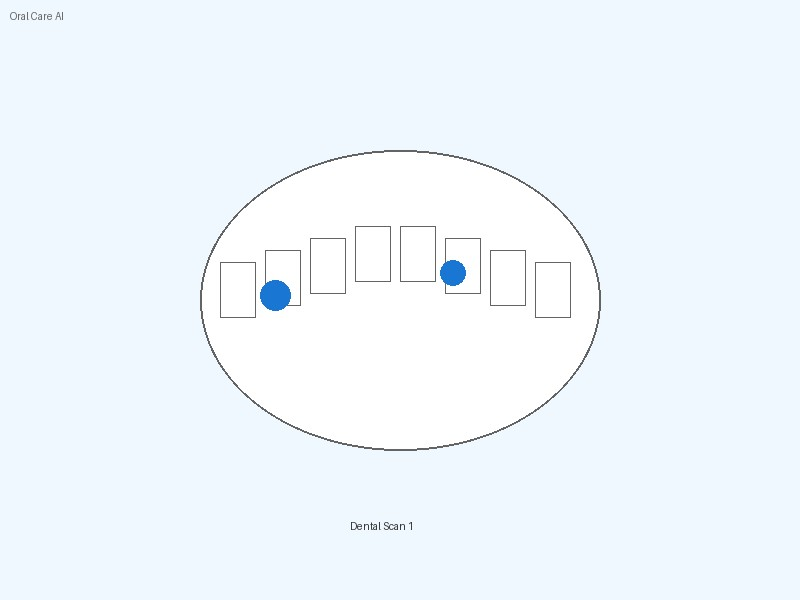
#> input picture ml-model/datasets/teeth_detection/images/train/sample1.jpg, 800 x 600 px, found by its file name
$ python roboflow_detector.py
#> lines starting #> are read from the running program, lines starting #| are printed output that depends on the picture; after the words box and inside, x2 and y2 are one past the last pixel; in counts of white or black regions, pixels touching at a corner belong together
### ml-model/visual_analyzer.py
"""
Visual Analysis Module for Dental Images
=========================================
Uses color and texture analysis to detect dental conditions
when the ML model predictions are unreliable.

This supplements the ML model with rule-based visual analysis.
"""

import numpy as np
from PIL import Image
import io
from typing import Dict, Union, Tuple
from pathlib import Path


class VisualDentalAnalyzer:
    """
    Analyzes dental images using color and texture features
    to detect tartar, decay, and overall dental health.
    """

    def __init__(self):
        # Color ranges for different conditions (in HSV)
        # Tartar/Calculus: Yellow-brown deposits
        self.tartar_hue_range = (15, 45)  # Yellow-brown hues
        self.tartar_sat_min = 30  # Minimum saturation

        # Decay/Caries: Dark brown to black spots
        self.decay_value_max = 80  # Dark areas
        self.decay_sat_range = (20, 100)

        # Healthy teeth: White/off-white
        self.healthy_sat_max = 30  # Low saturation (white)
        self.healthy_value_min = 180  # Bright

        # Gum inflammation: Red/pink areas
        self.inflammation_hue_range = (0, 15)  # Red hues
        self.inflammation_sat_min = 40

    def analyze(self, image: Union[str, bytes, Image.Image, np.ndarray]) -> Dict:
        """
        Analyze dental image for visual indicators of conditions.

        Returns:
            Dict with detected conditions and confidence scores
        """
        # Load image
        img = self._load_image(image)
        img_array = np.array(img)

        # Convert to HSV for color analysis
        hsv = self._rgb_to_hsv(img_array)

        # Analyze different conditions
        tartar_score = self._detect_tartar(hsv, img_array)
        decay_score = self._detect_decay(hsv, img_array)
        healthy_score = self._detect_healthy(hsv, img_array)
        inflammation_score = self._detect_inflammation(hsv, img_array)

        # Calculate overall health score - EXTREMELY AGGRESSIVE penalties
        # Higher tartar/decay = MUCH lower health

        # Base health from healthy tooth detection
        base_health = healthy_score * 70 + 15  # 15-85 range (lower ceiling)

        # VERY AGGRESSIVE penalties for detected conditions
        decay_penalty = decay_score * 80  # Decay is most serious
        tartar_penalty = tartar_score * 70  # Tartar is very serious
        inflammation_penalty = inflammation_score * 40

        # Combined penalty (can exceed 100)
        total_penalty = decay_penalty + tartar_penalty + inflammation_penalty

        # Apply penalty
        overall_health = max(5, base_health - total_penalty)

        # EXTRA penalty for multiple conditions
        conditions_detected = sum([
            1 if decay_score > 0.25 else 0,  # Lower threshold
            1 if tartar_score > 0.25 else 0,
            1 if inflammation_score > 0.25 else 0
        ])
        if conditions_detected >= 2:
            overall_health = min(overall_health, 20)  # Cap at 20% for multiple conditions
        if conditions_detected >= 3:
            overall_health = min(overall_health, 12)  # Cap at 12% for all conditions

        # Severe single condition cap - MUCH LOWER
        if decay_score > 0.5 or tartar_score > 0.5:
            overall_health = min(overall_health, 18)  # Cap at 18%
        if decay_score > 0.7 or tartar_score > 0.7:
            overall_health = min(overall_health, 12)  # Cap at 12% for severe

        # Combined severe conditions
        if (decay_score + tartar_score) > 0.8:
            overall_health = min(overall_health, 10)  # Cap at 10%

        # Determine primary condition - prioritize decay over tartar
        conditions = {
            'Caries': decay_score * 1.2,  # Boost decay priority
            'Calculus': tartar_score,
            'Gingivitis': inflammation_score,
            'Healthy': healthy_score if healthy_score > 0.6 and decay_score < 0.2 and tartar_score < 0.2 else 0
        }

        primary_condition = max(conditions, key=conditions.get)
        # Get actual confidence (without boost)
        actual_scores = {'Caries': decay_score, 'Calculus': tartar_score, 'Gingivitis': inflammation_score, 'Healthy': healthy_score}
        primary_confidence = actual_scores.get(primary_condition, 0)

        # Determine severity based on scores
        severity = self._calculate_severity(tartar_score, decay_score, inflammation_score)

        return {
            'primary_condition': primary_condition,
            'confidence': primary_confidence,
            'severity': severity,
            'overall_health_score': overall_health,
            'condition_scores': {
                'tartar_buildup': round(tartar_score, 3),
                'decay_cavities': round(decay_score, 3),
                'gum_inflammation': round(inflammation_score, 3),
                'healthy_teeth': round(healthy_score, 3)
            },
            'visual_indicators': self._get_visual_indicators(tartar_score, decay_score, inflammation_score, healthy_score)
        }

    def _load_image(self, image: Union[str, bytes, Image.Image, np.ndarray]) -> Image.Image:
        """Load image from various sources."""
        if isinstance(image, (str, Path)):
            return Image.open(image).convert('RGB')
        elif isinstance(image, bytes):
            return Image.open(io.BytesIO(image)).convert('RGB')
        elif isinstance(image, Image.Image):
            return image.convert('RGB')
        elif isinstance(image, np.ndarray):
            return Image.fromarray(image).convert('RGB')
        else:
            raise ValueError(f"Unsupported image type: {type(image)}")

    def _rgb_to_hsv(self, rgb: np.ndarray) -> np.ndarray:
        """Convert RGB image to HSV."""
        rgb_normalized = rgb.astype(np.float32) / 255.0

        r, g, b = rgb_normalized[:,:,0], rgb_normalized[:,:,1], rgb_normalized[:,:,2]

        max_c = np.maximum(np.maximum(r, g), b)
        min_c = np.minimum(np.minimum(r, g), b)
        diff = max_c - min_c

        # Hue calculation
        h = np.zeros_like(max_c)
        mask = diff != 0

        # Red is max
        mask_r = mask & (max_c == r)
        h[mask_r] = (60 * ((g[mask_r] - b[mask_r]) / diff[mask_r]) + 360) % 360

        # Green is max
        mask_g = mask & (max_c == g)
        h[mask_g] = (60 * ((b[mask_g] - r[mask_g]) / diff[mask_g]) + 120) % 360

        # Blue is max
        mask_b = mask & (max_c == b)
        h[mask_b] = (60 * ((r[mask_b] - g[mask_b]) / diff[mask_b]) + 240) % 360

        # Saturation
        s = np.zeros_like(max_c)
        s[max_c != 0] = (diff[max_c != 0] / max_c[max_c != 0]) * 100

        # Value
        v = max_c * 255

        return np.stack([h, s, v], axis=-1)

    def _detect_tartar(self, hsv: np.ndarray, rgb: np.ndarray) -> float:
        """
        Detect tartar/calculus buildup.
        Tartar appears as yellow-brown deposits, often near gumline.
        """
        h, s, v = hsv[:,:,0], hsv[:,:,1], hsv[:,:,2]

        # Yellow-brown color detection - WIDER RANGE
        hue_mask = (h >= 10) & (h <= 55)  # Yellow to brown
        sat_mask = s >= 20  # Lower threshold
        val_mask = (v >= 40) & (v <= 220)  # Not too dark or bright

        # Also check for brownish tones (higher hue range)
        brown_hue_mask = (h >= 15) & (h <= 60)
        brown_mask = brown_hue_mask & (s >= 15) & (v >= 40) & (v <= 200)

        # Dark yellow/orange (severe tartar)
        dark_tartar_mask = (h >= 15) & (h <= 45) & (s >= 30) & (v >= 50) & (v <= 150)

        # Combine masks
        tartar_mask = (hue_mask & sat_mask & val_mask) | brown_mask | dark_tartar_mask

        # Calculate percentage of image with tartar indicators
        tartar_ratio = np.sum(tartar_mask) / tartar_mask.size

        # Scale to 0-1 confidence - MORE SENSITIVE (tartar covering >8% is severe)
        confidence = min(1.0, tartar_ratio / 0.08)

        # Boost if significant tartar detected
        if tartar_ratio > 0.15:
            confidence = min(1.0, confidence + 0.3)

        return confidence

    def _detect_decay(self, hsv: np.ndarray, rgb: np.ndarray) -> float:
        """
        Detect decay/cavities.
        Decay appears as dark brown/black spots on teeth.
        """
        h, s, v = hsv[:,:,0], hsv[:,:,1], hsv[:,:,2]

        # AGGRESSIVE: Multiple decay indicators

        # 1. Very dark spots (black cavities) - strongest indicator
        very_dark_mask = v <= 50  # Increased threshold

        # 2. Dark brown areas (decay)
        dark_brown_mask = (v <= 120) & (h >= 0) & (h <= 50) & (s >= 20)

        # 3. Dark areas with some saturation (not pure shadows)
        dark_mask = (v <= 90) & (s >= 10)

        # 4. Gray-black areas on teeth (cavities often appear grayish)
        gray_decay_mask = (v <= 130) & (s <= 35) & (v >= 15)

        # 5. Dark spots near brown (decay with staining)
        stained_decay_mask = (v <= 100) & (h >= 0) & (h <= 60) & (s >= 15)

        # Combine all decay indicators
        decay_mask = very_dark_mask | dark_brown_mask | (dark_mask & (h <= 70)) | gray_decay_mask | stained_decay_mask

        # Calculate ratio
        decay_ratio = np.sum(decay_mask) / decay_mask.size

        # MORE SENSITIVE scaling (decay covering >3% is severe)
        confidence = min(1.0, decay_ratio / 0.03)

        # Boost confidence if very dark spots are present
        very_dark_ratio = np.sum(very_dark_mask) / very_dark_mask.size
        if very_dark_ratio > 0.01:  # More than 1% very dark
            confidence = min(1.0, confidence + 0.4)

        # Additional boost for significant dark areas
        if decay_ratio > 0.08:
            confidence = min(1.0, confidence + 0.3)

        return confidence

    def _detect_healthy(self, hsv: np.ndarray, rgb: np.ndarray) -> float:
        """
        Detect healthy white teeth.
        Healthy teeth are white/off-white with low saturation.
        """
        h, s, v = hsv[:,:,0], hsv[:,:,1], hsv[:,:,2]

        # White/bright areas with low saturation
        white_mask = (s <= self.healthy_sat_max) & (v >= self.healthy_value_min)

        # Also include slightly off-white (cream colored healthy teeth)
        offwhite_mask = (s <= 40) & (v >= 160) & (h <= 60)

        healthy_mask = white_mask | offwhite_mask

        # Calculate ratio of healthy-looking areas
        healthy_ratio = np.sum(healthy_mask) / healthy_mask.size

        # Scale (>40% white/healthy areas indicates good health)
        confidence = min(1.0, healthy_ratio / 0.40)

        return confidence

    def _detect_inflammation(self, hsv: np.ndarray, rgb: np.ndarray) -> float:
        """
        Detect gum inflammation (gingivitis).
        Inflamed gums appear red/dark pink.
        """
        h, s, v = hsv[:,:,0], hsv[:,:,1], hsv[:,:,2]

        # Red/pink areas (gums)
        red_mask = ((h >= 0) & (h <= self.inflammation_hue_range[1])) | (h >= 340)
        sat_mask = s >= self.inflammation_sat_min
        bright_mask = v >= 80  # Not too dark

        inflammation_mask = red_mask & sat_mask & bright_mask

        # Calculate ratio
        inflammation_ratio = np.sum(inflammation_mask) / inflammation_mask.size

        # Scale (>20% red areas might indicate inflammation)
        # But some red is normal (gums), so threshold is higher
        confidence = min(1.0, max(0, (inflammation_ratio - 0.1) / 0.15))

        return confidence

    def _calculate_severity(self, tartar: float, decay: float, inflammation: float) -> str:
        """Calculate overall severity based on condition scores."""
        max_score = max(tartar, decay, inflammation)
        # Weight decay and tartar more heavily
        combined = tartar * 0.4 + decay * 0.5 + inflammation * 0.3

        # VERY AGGRESSIVE thresholds - any significant detection = High
        if max_score >= 0.35 or combined >= 0.25:
            return 'High'
        elif max_score >= 0.15 or combined >= 0.10:
            return 'Medium'
        else:
            return 'Low'

    def _get_visual_indicators(self, tartar: float, decay: float,
                               inflammation: float, healthy: float) -> list:
        """Get list of visual indicators found."""
        indicators = []

        if tartar >= 0.3:
            indicators.append(f"Yellow/brown deposits detected (tartar likelihood: {tartar:.0%})")
        if decay >= 0.3:
            indicators.append(f"Dark spots detected (decay likelihood: {decay:.0%})")
        if inflammation >= 0.3:
            indicators.append(f"Redness detected (inflammation likelihood: {inflammation:.0%})")
        if healthy >= 0.5:
            indicators.append(f"White/healthy tooth surfaces detected ({healthy:.0%})")

        if not indicators:
            indicators.append("No significant visual indicators detected")

        return indicators


# [4 lines left out: function analyze_dental_image_visual, not called in this run]

### ml-model/roboflow_detector.py
"""
Roboflow API Dental Detection
=============================

Uses Roboflow's hosted inference API for dental detection.
No local training required - uses pre-trained models.

Setup:
1. Get free API key from https://app.roboflow.com/
2. Set ROBOFLOW_API_KEY environment variable or pass to constructor
"""

import os
import json
import base64
import requests
from pathlib import Path
from typing import Dict, Union, List
from PIL import Image
import io

class RoboflowDentalDetector:
    """
    Dental detection using Roboflow's hosted API.
    Uses pre-trained dental models for accurate detection.
    """

    # Public dental models on Roboflow (no API key needed for some)
    PUBLIC_MODELS = {
        'dental-disease': {
            'workspace': 'dental-disease-detection',
            'project': 'dental-disease-detection',
            'version': 1,
            'classes': ['cavity', 'calculus', 'gingivitis', 'healthy']
        },
        'teeth-detection': {
            'workspace': 'teeth-detection',
            'project': 'teeth-detection',
            'version': 1,
            'classes': ['tooth', 'cavity', 'filling']
        }
    }

    def __init__(self, api_key: str = None, model_id: str = None):
        """
        Initialize Roboflow detector.

        Args:
            api_key: Roboflow API key (get free at roboflow.com)
            model_id: Specific model ID to use (workspace/project/version)
        """
        self.api_key = api_key or os.getenv('ROBOFLOW_API_KEY')
        self.model_id = model_id
        self.base_url = "https://detect.roboflow.com"

        if not self.api_key:
            print("⚠️ No Roboflow API key provided.")
            print("Get free key at: https://app.roboflow.com/")
            print("Set via: ROBOFLOW_API_KEY environment variable")

    def detect(self, image: Union[str, bytes, Image.Image],
               confidence: float = 0.25) -> Dict:
        """
        Detect dental conditions in image.

        Args:
            image: Image path, bytes, or PIL Image
            confidence: Minimum confidence threshold

        Returns:
            Detection results with bounding boxes and classes
        """
        if not self.api_key:
            return self._mock_detection(image)

        # Convert image to base64
        image_b64 = self._image_to_base64(image)

        # Build API URL
        # Format: https://detect.roboflow.com/{workspace}/{project}/{version}
        if self.model_id:
            url = f"{self.base_url}/{self.model_id}"
        else:
            # Use default dental model
            url = f"{self.base_url}/dental-disease-detection/1"

        # Make request
        params = {
            'api_key': self.api_key,
            'confidence': confidence,
        }

        try:
            response = requests.post(
                url,
                params=params,
                data=image_b64,
                headers={'Content-Type': 'application/x-www-form-urlencoded'}
            )

            if response.status_code == 200:
                return self._process_response(response.json())
            else:
                print(f"API Error: {response.status_code} - {response.text}")
                return self._mock_detection(image)

        except Exception as e:
            print(f"Request failed: {e}")
            return self._mock_detection(image)

    # [139 lines left out: functions _image_to_base64, _process_response, _map_class, _calculate_severity, _calculate_health_score, not called in this run]

    def _mock_detection(self, image) -> Dict:
        """Mock detection when API is not available."""
        print("⚠️ Using mock detection (no API key)")

        # Use visual analyzer as fallback
        try:
            from visual_analyzer import VisualDentalAnalyzer
            analyzer = VisualDentalAnalyzer()
            visual_result = analyzer.analyze(image)

            return {
                'success': True,
                'primary_condition': visual_result['primary_condition'],
                'confidence': visual_result['confidence'],
                'severity': visual_result['severity'],
                'health_score': visual_result['overall_health_score'],
                'detections': [],
                'condition_counts': {},
                'total_issues': 0,
                'note': 'Using visual analysis (no Roboflow API key)'
            }
        except Exception as e:
            return {
                'success': False,
                'error': f'No API key and visual analysis failed: {e}',
                'primary_condition': 'Unknown',
                'confidence': 0,
                'severity': 'Unknown',
                'health_score': 50
            }


def test_roboflow_detection(image_path: str = None, api_key: str = None):
    """Test Roboflow detection."""
    print("🦷 Testing Roboflow Dental Detection")
    print("=" * 50)

    # Find test image
    if not image_path:
        test_paths = [
            '../backend-php/storage/scans/sample1.jpg',
            'test_image.jpg',
        ]
        for p in test_paths:
            if Path(p).exists():
                image_path = p
                break

    if not image_path or not Path(image_path).exists():
        print("❌ No test image found")
        return

    print(f"Image: {image_path}")

    # Create detector
    detector = RoboflowDentalDetector(api_key=api_key)

    # Run detection
    result = detector.detect(image_path)
#> in _load_image, returned value is the input picture: PIL image 800x600 RGB; mean R, G, B 240.3, 247.8, 253.6
#> in _rgb_to_hsv, `diff = max_c - min_c`:
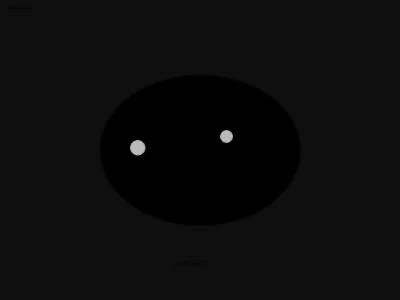
#> diff: shape (600, 800) float32 (shown at 1/2 size); min 0, max 0.816, mean 0.0522
#> in _rgb_to_hsv, `mask = diff != 0`:
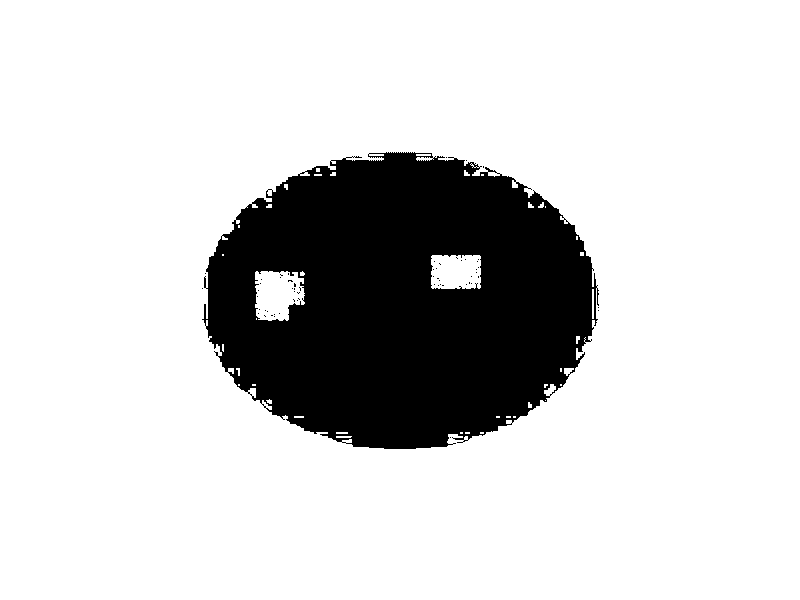
#> mask: shape (600, 800) bool; 82.1% white; 59 black regions (58 under 20 px), largest, box (x1, y1, x2, y2) and area: (202, 152, 599, 449) 85989
#> in _rgb_to_hsv, `mask_r = mask & (max_c == r)`:
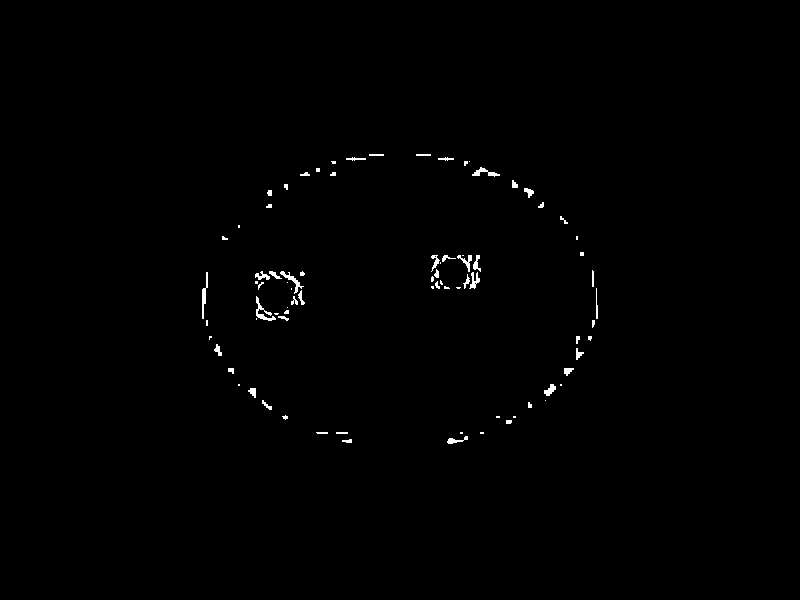
#> mask_r: shape (600, 800) bool; 0.53% white; 82 white regions (35 under 20 px), largest, box (x1, y1, x2, y2) and area: (256, 296, 276, 321) 148, (202, 272, 208, 319) 125, (280, 271, 304, 294) 124
#> in _rgb_to_hsv, `mask_g = mask & (max_c == g)`:
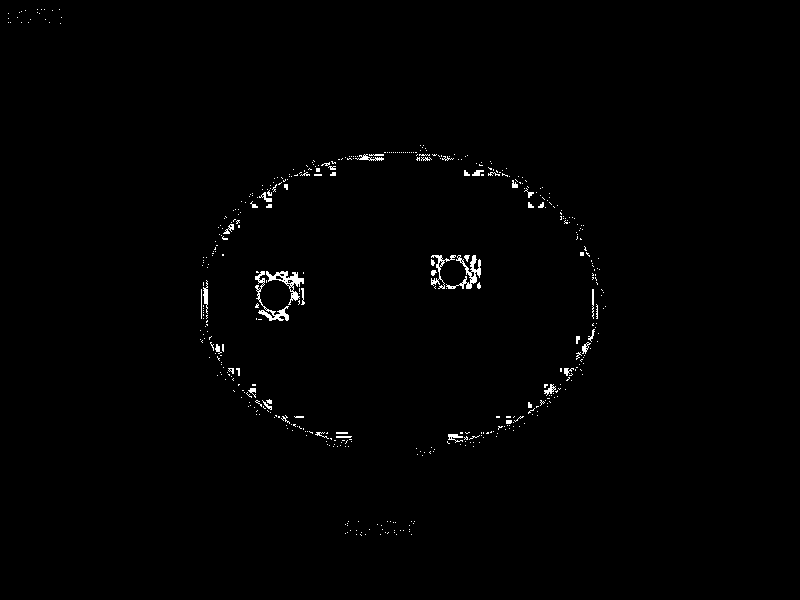
#> mask_g: shape (600, 800) bool; 0.78% white in thin lines or dots, all inside (x1, y1, x2, y2) = (8, 9, 606, 536)
#> in _rgb_to_hsv, `h[mask_g] = (60 * ((b[mask_g] - r[mask_g]) / diff[mask_g]) + 120) % 360`:
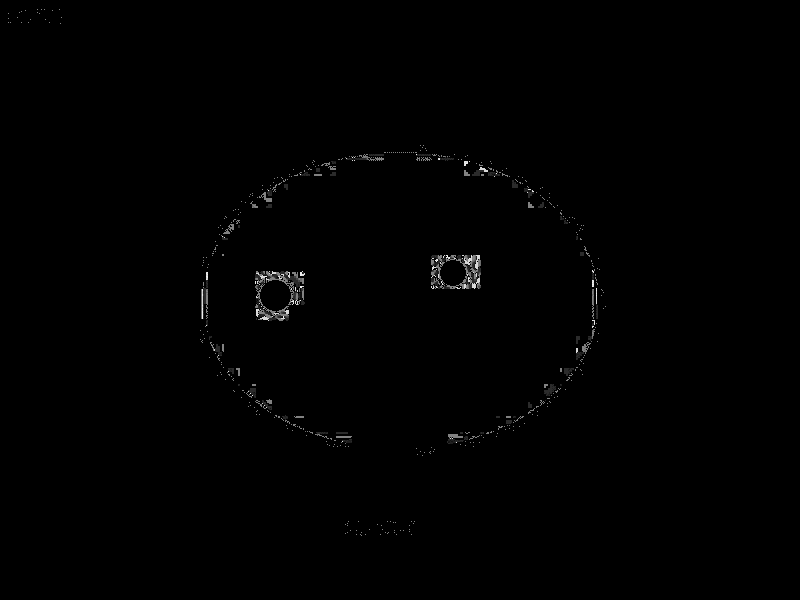
#> h: shape (600, 800) float32; min 0, max 351.4, mean 1.4; drawn with min black and max white
#> (the rest of the program and of its run is left out)
